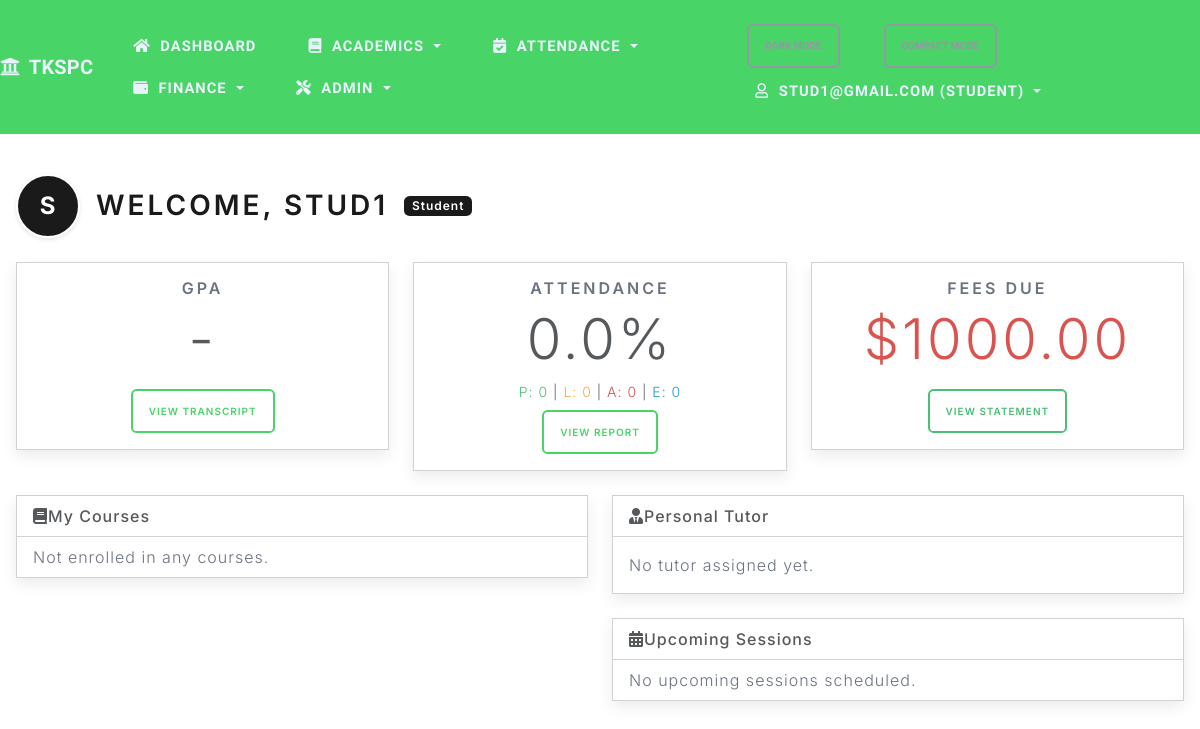
Screenshot of /dashboard (signed in) with the database file from the repository.
### project/models.py (models this page shows)
class Student(db.Model):
    id = db.Column(db.Integer, primary_key=True)
    name = db.Column(db.String(100), nullable=False)
    email = db.Column(db.String(120), unique=True, nullable=False)
    phone = db.Column(db.String(20), nullable=False)
    registration_number = db.Column(db.String(50), unique=True)
    roll_number = db.Column(db.String(50), unique=True)
    address = db.Column(db.Text)
    date_of_birth = db.Column(db.Date)
    gender = db.Column(db.String(20))
    admission_date = db.Column(db.Date)
    department_id = db.Column(db.Integer, db.ForeignKey('department.id'))
    guardian_name = db.Column(db.String(100))
    guardian_phone = db.Column(db.String(20))
    guardian_email = db.Column(db.String(100))
    status = db.Column(db.String(20), default='active')
    tutor_id = db.Column(db.Integer, db.ForeignKey('teacher.id'))
    nationality = db.Column(db.String(50))
    blood_group = db.Column(db.String(10))
    religion = db.Column(db.String(50))
    community = db.Column(db.String(50))
    sslc_marks = db.Column(db.Integer)
    hsc_marks = db.Column(db.Integer)
    current_year = db.Column(db.Integer)
    semester_id = db.Column(db.Integer, db.ForeignKey('semester.id'))
    section = db.Column(db.String(10))
    father_name = db.Column(db.String(100))
    mother_name = db.Column(db.String(100))
    emergency_contact_name = db.Column(db.String(100))
    emergency_contact_phone = db.Column(db.String(20))
    previous_school = db.Column(db.String(255))
    aadhar_no = db.Column(db.String(20))
    community_cert_no = db.Column(db.String(50))
    annual_income = db.Column(db.Float)
    income_cert_no = db.Column(db.String(50))
    temp_password = db.Column(db.String(100))
    courses = db.relationship('Course', secondary=enrollments, backref='students', lazy=True)
    attendances = db.relationship('Attendance', backref='student', lazy=True, cascade="all, delete-orphan")
    grades = db.relationship('Grade', backref='student', lazy=True, cascade="all, delete-orphan")
    fee_accounts = db.relationship('FeeAccount', backref='student', lazy=True, cascade="all, delete-orphan")
    invoices = db.relationship('Invoice', backref='student', lazy=True, cascade="all, delete-orphan")
    payments = db.relationship('FeePayment', backref='student', lazy=True, cascade="all, delete-orphan")
    parent_links = db.relationship('ParentStudentLink', backref='student', lazy=True, cascade="all, delete-orphan")

### project/routes.py (the view, shortened to what this page needs)
@app.route('/dashboard')
@crud_required('analytics', 'read')
def dashboard():
    if session.get('role') == 'student':
        student = Student.query.filter_by(email=session.get('user')).first()
        if student:
            photo = UserPhoto.query.filter_by(username=student.email).first()
            photo_url = url_for('static', filename=photo.file_path.lstrip('/')) if photo else None
            grades = Grade.query.filter_by(student_id=student.id).all()
            total_pts = 0.0
            total_cr = 0
            for g in grades:
                pts = g.points if g.points is not None else grade_points(g.letter)
                course = Course.query.get(g.course_id)
                cr = course.credits or 1
                total_pts += pts * cr
                total_cr += cr
            gpa = (total_pts / total_cr) if total_cr > 0 else None
            sessions_all = []
            for c in student.courses:
                sessions_all.extend(c.sessions)
            session_ids = [s.id for s in sessions_all]
            attendance_rate = 0.0
            attendance_counts = {'present': 0, 'absent': 0, 'late': 0, 'excused': 0}
            invoices = Invoice.query.filter_by(student_id=student.id).all()
            payments = FeePayment.query.filter_by(student_id=student.id).all()
            total_due = sum(inv.amount_due for inv in invoices)
            total_paid = sum(p.amount for p in payments)
            outstanding = max(total_due - total_paid, 0.0)
            today = datetime.today().date()
            upcoming_sessions = []
            for c in student.courses:
                sess = CourseSession.query.filter_by(course_id=c.id).filter(CourseSession.session_date >= today).order_by(CourseSession.session_date.asc()).all()
                upcoming_sessions.extend(sess)
            upcoming_sessions.sort(key=lambda x: x.session_date)
            upcoming_sessions = upcoming_sessions[:5]
            return render_template('student_dashboard.html',
                                   title='Student Dashboard',
                                   student=student,
                                   gpa=gpa,
                                   attendance_rate=attendance_rate,
                                   attendance_counts=attendance_counts,
                                   outstanding=outstanding,
                                   upcoming_sessions=upcoming_sessions,
                                   photo_url=photo_url)

### project/routes.py (called while the page is built)
def crud_required(resource: str, action: str):
    def decorator(fn):
        @wraps(fn)
        def wrapper(*args, **kwargs):
            if not session.get('logged_in'):
                flash('Please log in to access this page.', 'warning')
                return redirect(url_for('login', next=request.path))
            role = session.get('role')
            allowed = CRUD_PERMISSIONS.get(resource, {}).get(action, [])
            if role not in allowed:
                flash('You are not authorized to perform this action.', 'danger')
                return redirect(url_for('index'))
            return fn(*args, **kwargs)
        return wrapper
    return decorator

### project/templates/student_dashboard.html
{% extends "base.html" %}
{% block content %}
<div class="d-flex align-items-center mb-4">
    {% if photo_url %}
    <img src="{{ photo_url }}" alt="{{ student.name }} avatar" class="rounded-circle me-3" style="width:64px;height:64px;object-fit:cover;border: 2px solid #fff; box-shadow: 0 2px 4px rgba(0,0,0,0.1);">
    {% else %}
    <div class="rounded-circle bg-primary text-white d-flex align-items-center justify-content-center me-3" style="width:64px;height:64px;font-size: 24px; font-weight: bold; border: 2px solid #fff; box-shadow: 0 2px 4px rgba(0,0,0,0.1);">
        {{ student.name[0]|upper }}
    </div>
    {% endif %}
    <h2 class="mb-0">Welcome, {{ student.name }}</h2>
    <span class="badge bg-primary ms-3">Student</span>
</div>
<div class="row">
    <div class="col-md-4">
        <div class="card text-center mb-4">
            <div class="card-body">
                <h5 class="card-title text-muted">GPA</h5>
                <h2 class="display-4">{{ "%.2f"|format(gpa) if gpa else "-" }}</h2>
                <a href="{{ url_for('student_transcript', student_id=student.id) }}" class="btn btn-outline-primary btn-sm mt-2">View Transcript</a>
            </div>
        </div>
    </div>
    <div class="col-md-4">
        <div class="card text-center mb-4">
            <div class="card-body">
                <h5 class="card-title text-muted">Attendance</h5>
                <h2 class="display-4">{{ "%.1f"|format(attendance_rate) }}%</h2>
                <div class="mt-2 small">
                    <span class="text-success" title="Present">P: {{ attendance_counts.present }}</span> |
                    <span class="text-warning" title="Late">L: {{ attendance_counts.late }}</span> |
                    <span class="text-danger" title="Absent">A: {{ attendance_counts.absent }}</span> |
                    <span class="text-info" title="Excused">E: {{ attendance_counts.excused }}</span>
                </div>
                <a href="{{ url_for('student_attendance_summary', student_id=student.id) }}" class="btn btn-outline-primary btn-sm mt-2">View Report</a>
            </div>
        </div>
    </div>
    <div class="col-md-4">
        <div class="card text-center mb-4">
            <div class="card-body">
                <h5 class="card-title text-muted">Fees Due</h5>
                <h2 class="display-4 text-{{ 'danger' if outstanding > 0 else 'success' }}">${{ "%.2f"|format(outstanding) }}</h2>
                <a href="{{ url_for('fee_statement', student_id=student.id) }}" class="btn btn-outline-success btn-sm mt-2">View Statement</a>
            </div>
        </div>
    </div>
</div>
<div class="row">
    <div class="col-md-6">
        <div class="card mb-4">
            <div class="card-header bg-white font-weight-bold">
                <i class="fas fa-book mr-2"></i>My Courses
            </div>
            <div class="list-group list-group-flush">
                {% for course in student.courses %}
                <div class="list-group-item d-flex justify-content-between align-items-center">
                    <div>
                        <h6 class="mb-0">{{ course.name }}</h6>
                        <small class="text-muted">{{ course.code or 'No Code' }} • {{ course.teacher.name }}</small>
                    </div>
                    <a href="{{ url_for('course_details', course_id=course.id) }}" class="btn btn-sm btn-light">View</a>
                </div>
                {% else %}
                <div class="list-group-item text-muted">Not enrolled in any courses.</div>
                {% endfor %}
            </div>
        </div>
    </div>
    <div class="col-md-6">
        <div class="card mb-4">
            <div class="card-header bg-white font-weight-bold">
                <i class="fas fa-user-tie mr-2"></i>Personal Tutor
            </div>
            <div class="card-body">
                {% if student.tutor %}
                <div class="d-flex align-items-center">
                    <div class="rounded-circle bg-info text-white d-flex align-items-center justify-content-center me-3" style="width:48px;height:48px;font-size: 18px; font-weight: bold;">
                        {{ student.tutor.name[0]|upper }}
                    </div>
                    <div>
                        <h6 class="mb-0">{{ student.tutor.name }}</h6>
                        <p class="mb-0 text-muted small">{{ student.tutor.department or 'No Department' }}</p>
                        <p class="mb-0 text-muted small"><i class="fas fa-envelope me-1"></i> {{ student.tutor.email }}</p>
                        {% if student.tutor.phone %}
                        <p class="mb-0 text-muted small"><i class="fas fa-phone me-1"></i> {{ student.tutor.phone }}</p>
                        {% endif %}
                    </div>
                </div>
                {% else %}
                <p class="text-muted mb-0">No tutor assigned yet.</p>
                {% endif %}
            </div>
        </div>
        <div class="card mb-4">
            <div class="card-header bg-white font-weight-bold">
                <i class="fas fa-calendar-alt mr-2"></i>Upcoming Sessions
            </div>
            <div class="list-group list-group-flush">
                {% for session in upcoming_sessions %}
                <div class="list-group-item">
                    <div class="d-flex w-100 justify-content-between">
                        <h6 class="mb-1">{{ session.course.name }}</h6>
                        <small>{{ session.session_date.strftime('%b %d, %Y') }}</small>
                    </div>
                    <p class="mb-1 text-muted small">{{ session.title or 'Regular Session' }}</p>
                </div>
                {% else %}
                <div class="list-group-item text-muted">No upcoming sessions scheduled.</div>
                {% endfor %}
            </div>
        </div>
    </div>
</div>
{% endblock %}

### project/templates/base.html (shortened to what this page needs)
<!DOCTYPE html>
<html>
<head>
    <link rel="stylesheet" href="https://cdn.jsdelivr.net/npm/bootswatch@5.3.2/dist/lux/bootstrap.min.css">
    <link rel="stylesheet" href="https://cdnjs.cloudflare.com/ajax/libs/font-awesome/5.15.4/css/all.min.css">
    <link rel="stylesheet" href="{{ url_for('static', filename='css/app.css') }}">
</head>
<body class="loading">
    <nav class="navbar navbar-expand-lg navbar-dark bg-tkspc sticky-top">
        <a class="navbar-brand" href="{{ url_for('students') }}"><i class="fas fa-university me-1"></i> TKSPC</a>
        <div class="collapse navbar-collapse" id="navMain">
            <ul class="navbar-nav me-auto">
                {% if session.get('logged_in') %}
                <li class="nav-item {% if request.endpoint == 'dashboard' %}active{% endif %}">
                    <a class="nav-link" href="{{ url_for('dashboard') }}" aria-label="Dashboard" data-bs-toggle="tooltip" data-bs-placement="bottom" title="Dashboard"><i class="fas fa-home me-1"></i><span class="nav-label">Dashboard</span></a>
                </li>
                <li class="nav-item dropdown">
                    <a class="nav-link dropdown-toggle" href="#" id="navAcademics" role="button" data-bs-toggle="dropdown" aria-expanded="false"><i class="fas fa-book me-1"></i><span class="nav-label">Academics</span></a>
                </li>
                <li class="nav-item dropdown">
                    <a class="nav-link dropdown-toggle" href="#" id="navAttendance" role="button" data-bs-toggle="dropdown" aria-expanded="false"><i class="fas fa-calendar-check me-1"></i><span class="nav-label">Attendance</span></a>
                </li>
                <li class="nav-item dropdown">
                    <a class="nav-link dropdown-toggle" href="#" id="navFinance" role="button" data-bs-toggle="dropdown" aria-expanded="false"><i class="fas fa-wallet me-1"></i><span class="nav-label">Finance</span></a>
                </li>
                {% if session.get('role') != 'parent' %}
                <li class="nav-item dropdown">
                    <a class="nav-link dropdown-toggle" href="#" id="navAdmin" role="button" data-bs-toggle="dropdown" aria-expanded="false"><i class="fas fa-tools me-1"></i><span class="nav-label">Admin</span></a>
                </li>
                {% endif %}
                {% endif %}
            </ul>
            <ul class="navbar-nav ms-auto">
                <li class="nav-item">
                    <button id="themeToggle" class="btn btn-sm btn-outline-secondary me-2" type="button">Dark Mode</button>
                </li>
                <li class="nav-item">
                    <button id="compactToggle" class="btn btn-sm btn-outline-secondary me-2" type="button">Compact Mode</button>
                </li>
                {% if session.get('logged_in') %}
                <li class="nav-item dropdown">
                    <a class="nav-link dropdown-toggle" href="#" id="navAccount" role="button" data-bs-toggle="dropdown" aria-expanded="false"><i class="far fa-user me-1"></i>{{ session.get('user') }} ({{ session.get('role', 'staff') }})</a>
                </li>
                {% else %}
                <li class="nav-item {% if request.endpoint == 'login' %}active{% endif %}"><a class="nav-link" href="{{ url_for('login') }}"><i class="fas fa-sign-in-alt mr-1"></i>Login</a></li>
                {% endif %}
            </ul>
        </div>
    </nav>
    <div class="container-fluid mt-4 px-3">
        <div id="toastContainer" class="toast-container position-fixed p-3" style="top: 1rem; right: 1rem; z-index: 1080;">
        </div>
        {% block content %}{% endblock %}
    </div>
  </body>
</html>

### project/static/css/app.css (style rules this page uses)
:root { --bg: #ffffff; --text: #1f2937; --muted: #6b7280; --card-bg: #ffffff; --card-shadow: 0 0.35rem 0.9rem rgba(0,0,0,0.08); --table-header-bg: #f8f9fa; --tkspc-primary: #49d468; --tkspc-secondary: #f39c12; --tkspc-accent: #1abc9c; --link: #0b3a6d; --link-hover: #072a4d; }
body { background-color: var(--bg); color: var(--text); }
.container-fluid { font-family: 'Inter', system-ui, -apple-system, Segoe UI, Roboto, Helvetica, Arial, 'Apple Color Emoji', 'Segoe UI Emoji'; }
.navbar-brand { font-weight: 600; letter-spacing: 0.2px; }
.navbar .nav-link { padding: 0.5rem 0.6rem; font-size: 0.92rem; }
.navbar .navbar-nav { gap: 0.25rem; }
.navbar .nav-link { display: inline-flex; align-items: center; gap: 0.35rem; }
.navbar-dark.bg-tkspc { background-color: var(--tkspc-primary) !important; }
.navbar-dark .navbar-brand, .navbar-dark .nav-link { color: #eaf2fb; }
a { color: var(--link); }
@media (min-width: 993px) { .navbar .navbar-nav { flex-wrap: wrap; } }
.card { box-shadow: var(--card-shadow); background-color: var(--card-bg); }
.card-header { font-weight: 500; }
.btn { border-radius: 0.35rem; }
.btn-outline-primary { color: var(--tkspc-primary); border-color: var(--tkspc-primary); }
.badge { border-radius: 0.35rem; }
.text-muted { color: var(--muted) !important; }
.toast-container { pointer-events: none; }

### rows the page displays
Student: get "STUD1@GMAIL.COM", name "S", name "STUD1"

### other values shown
{{ session.get('role', 'staff') }} "STUDENT"
{{ "%.2f"|format(gpa) if gpa else "-" }} "-"
{{ "%.1f"|format(attendance_rate) }} "0.0"
{{ attendance_counts.present }} "0"
{{ attendance_counts.late }} "0"
{{ attendance_counts.absent }} "0"
{{ attendance_counts.excused }} "0"
{{ "%.2f"|format(outstanding) }} "1000.00"
